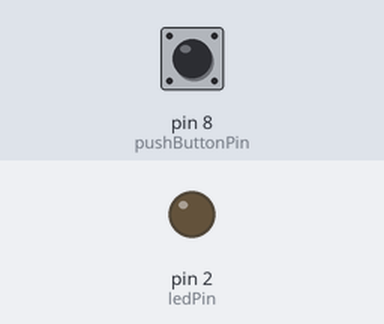
A sketch run on a simulated Arduino Uno, built with avr-gcc and run on an emulated ATmega328P. On the bench: output pins drawn as LEDs (lit = HIGH). The inputs (shaded band) are chosen by the test bench; at power-on: pin 8 (pushButtonPin) LOW.

Above: at 1.2 s.
1.3 s: pin 8 (pushButtonPin) pulled HIGH for 0.15 s
At 1.37 s:
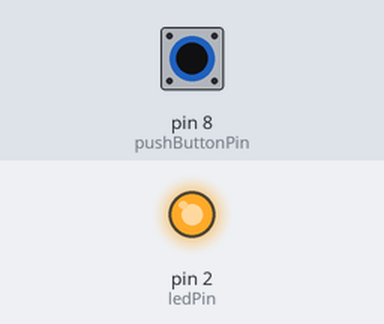
2.9 s: pin 8 (pushButtonPin) pulled HIGH for 3.2 s
At 7.0 s:
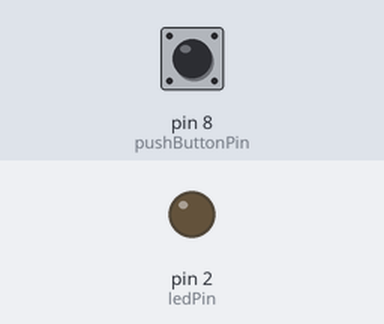
Timing chart, 0 to 8.5 s (numbered marks = the images above; inputs shaded):
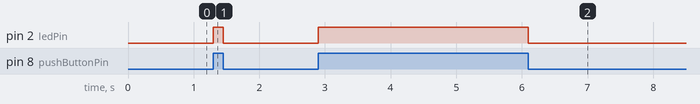

Measured:
- after the input at 1.3 s, pin 2 (ledPin): LOW → HIGH at once, → LOW 0.15 s later
- after the input at 2.9 s, pin 2 (ledPin): LOW → HIGH at once, → LOW 3.2 s later

The sketch:

button.ino
```cpp
int ledPin = 2;
int pushButtonPin = 8;
int buttonState = 0;

void setup() {
  // put your setup code here, to run once:
  pinMode(ledPin, OUTPUT);
  pinMode(pushButtonPin, INPUT);
}

void loop() {
  // put your main code here, to run repeatedly:
  buttonState = digitalRead(pushButtonPin);

  if (buttonState == HIGH)
  {
    digitalWrite(ledPin, HIGH);
  }
  else
  {
    digitalWrite(ledPin, LOW);
  }
}
```
